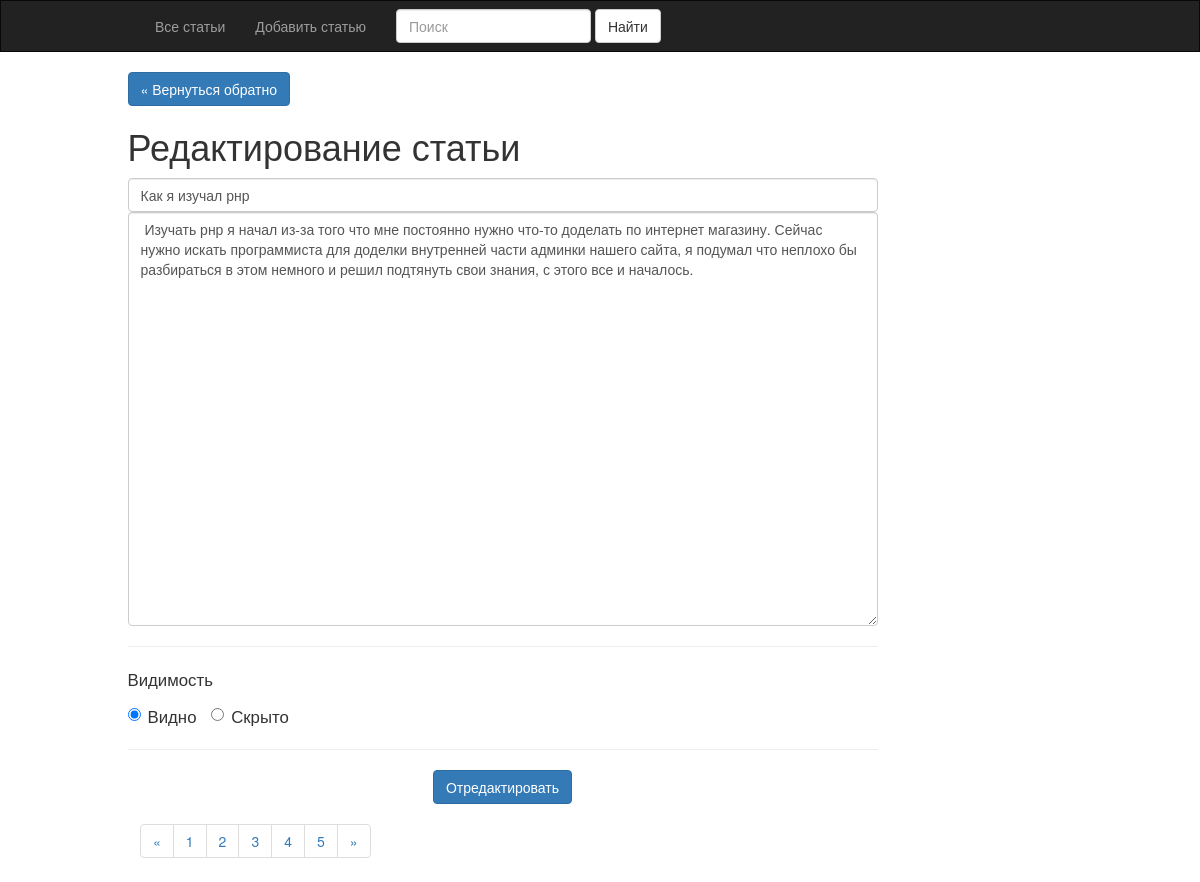
The page /staff/articles/edit.php?id=2 on the database its author committed.
### tables this page shows
CREATE TABLE IF NOT EXISTS `articles` (
  `id` int(11) NOT NULL AUTO_INCREMENT,
  `author_id` int(11) NOT NULL,
  `create_date` timestamp NOT NULL DEFAULT CURRENT_TIMESTAMP,
  `last_edit_date` timestamp NULL DEFAULT CURRENT_TIMESTAMP ON UPDATE CURRENT_TIMESTAMP,
  `preview_text` text NOT NULL,
  `full_text` text NOT NULL,
  `subject` varchar(256) NOT NULL,
  `visible` tinyint(1) DEFAULT NULL,
  PRIMARY KEY (`id`)
);

### private/classes/databaseobject.class.php (called while the page is built, shortened)
<?php
class DatabaseObject {
     static protected $database;
     static protected $table_name = "";
     static public function set_database($database) {
         self::$database = $database;
     }
     static public function find_by_sql($sql){
         $result = self::$database->query($sql);
         $object_array = [];
         while($record = $result->fetch_assoc()) {
             $object_array[] = static::instantiate($record);
         }
         return $object_array;
     }
     static public function find_by_id($id) {
         $id = self::$database->escape_string($id);
         $sql = "SELECT * FROM " . static::$table_name . " ";
         $sql .= "WHERE id = $id ";
         $object_array = static::find_by_sql($sql);
         if(!empty($object_array)){
             return array_shift($object_array);
         } else {
             return false;
         }
     }
     static protected function instantiate($record) {
         $object = new static;
         foreach($record as $property => $value) {
             if(property_exists($object, $property)) {
                 $object->$property = $value;
             }
         }
         return $object;
     }
}
?>

### private/functions.php (called while the page is built, shortened)
<?php
function h($string="") {
  return htmlspecialchars($string);
}
?>

### public/staff/articles/form_fields.php (the view, shortened to what this page needs)
<input name="article[subject]" type="text" class="form-control" placeholder="Тема поста" value="<?php echo h($article->subject);?>">
<div class="a-content">
    <textarea name="article[full_text]" class="form-control" rows="20" cols="80" placeholder="Ваш текст"><?php echo h($article->full_text);?></textarea>
    <hr>
    <p>Видимость</p>
    <label class="radio-inline">
    <input type="radio" name="article[visible]" id="inlineRadio1" value="1" <?php if($article->visible == 1){echo "checked";}  ?>> Видно
    </label>
    <label class="radio-inline">
    <input type="radio" name="article[visible]" id="inlineRadio2" value="0"<?php if($article->visible == 0){echo "checked";} ?>> Скрыто
    </label>
</div>
<hr>

### public/css/style.css (style rules this page uses)
.a-content { font-size: 1.2em; line-height: 1.5; }

### rows shown on the page
articles: subject "Как я изучал рнр", full_text "Изучать рнр я начал из-за того что мне постоянно нужно что-то доделать по интернет магазину. Сейчас нужно искать программиста для доделки внутренней части админки нашего сайта, я подумал что неплохо бы разбираться в этом немного и решил подтянуть свои знания, с этого все и началось.", visible "☑ Видно", visible "☐ Скрыто"
